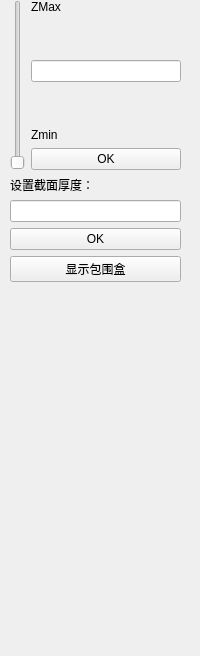
<?xml version="1.0" encoding="UTF-8"?>
<ui version="4.0">
 <class>ztClipboxDialog</class>
 <widget class="QDockWidget" name="ztClipboxDialog">
  <property name="geometry">
   <rect>
    <x>0</x>
    <y>0</y>
    <width>200</width>
    <height>656</height>
   </rect>
  </property>
  <property name="floating">
   <bool>true</bool>
  </property>
  <property name="windowTitle">
   <string>DockWidget</string>
  </property>
  <widget class="QWidget" name="dockWidgetContents">
   <widget class="QWidget" name="verticalLayoutWidget">
    <property name="geometry">
     <rect>
      <x>10</x>
      <y>0</y>
      <width>171</width>
      <height>381</height>
     </rect>
    </property>
    <layout class="QVBoxLayout" name="verticalLayout_4">
     <item>
      <layout class="QVBoxLayout" name="verticalLayout_3">
       <item>
        <layout class="QHBoxLayout" name="horizontalLayout_2">
         <item>
          <widget class="QSlider" name="Z_verticalSlider">
           <property name="orientation">
            <enum>Qt::Vertical</enum>
           </property>
          </widget>
         </item>
         <item>
          <layout class="QVBoxLayout" name="verticalLayout_2">
           <item>
            <layout class="QHBoxLayout" name="horizontalLayout"/>
           </item>
           <item>
            <widget class="QLabel" name="Zmax_label">
             <property name="text">
              <string>ZMax</string>
             </property>
            </widget>
           </item>
           <item>
            <spacer name="verticalSpacer_2">
             <property name="orientation">
              <enum>Qt::Vertical</enum>
             </property>
             <property name="sizeHint" stdset="0">
              <size>
               <width>20</width>
               <height>40</height>
              </size>
             </property>
            </spacer>
           </item>
           <item>
            <widget class="QLineEdit" name="CurrentZ_lineedit"/>
           </item>
           <item>
            <spacer name="verticalSpacer">
             <property name="orientation">
              <enum>Qt::Vertical</enum>
             </property>
             <property name="sizeHint" stdset="0">
              <size>
               <width>20</width>
               <height>40</height>
              </size>
             </property>
            </spacer>
           </item>
           <item>
            <widget class="QLabel" name="Zmin_label">
             <property name="text">
              <string>Zmin</string>
             </property>
            </widget>
           </item>
           <item>
            <widget class="QPushButton" name="ok_btn">
             <property name="text">
              <string>OK</string>
             </property>
            </widget>
           </item>
          </layout>
         </item>
        </layout>
       </item>
       <item>
        <widget class="QLabel" name="Zsection_label">
         <property name="text">
          <string>设置截面厚度：</string>
         </property>
        </widget>
       </item>
       <item>
        <widget class="QLineEdit" name="SectionWidth"/>
       </item>
       <item>
        <widget class="QPushButton" name="width_btn">
         <property name="text">
          <string>OK</string>
         </property>
        </widget>
       </item>
       <item>
        <widget class="QPushButton" name="Showclipbox">
         <property name="text">
          <string>显示包围盒</string>
         </property>
        </widget>
       </item>
       <item>
        <spacer name="verticalSpacer_3">
         <property name="orientation">
          <enum>Qt::Vertical</enum>
         </property>
         <property name="sizeHint" stdset="0">
          <size>
           <width>20</width>
           <height>40</height>
          </size>
         </property>
        </spacer>
       </item>
      </layout>
     </item>
    </layout>
   </widget>
  </widget>
 </widget>
 <resources/>
 <connections/>
</ui>
